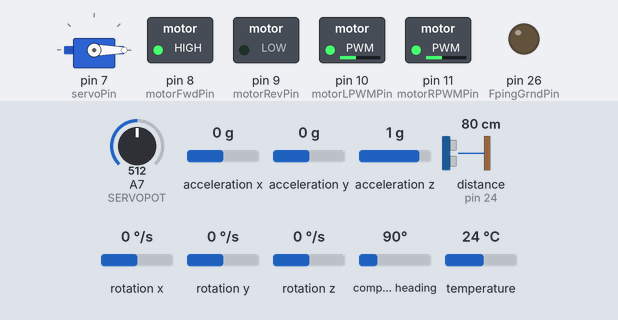
Bench run of a sketch on a simulated Arduino Mega 2560, built with avr-gcc and run on an emulated ATmega2560. Shown: servo, switched loads named in the sketch (green lamp = pin HIGH), output pins drawn as LEDs (lit = HIGH). Wiring (inferred from the names in the program): ultrasonic range finder: trigger pin 22; echo pin 24. The inputs (shaded band) are chosen by the test bench; at power-on: distance to the obstacle (sensor on pin 24) 80 cm, A7 (SERVOPOT) = 512, acceleration x 0 g, acceleration y 0 g, acceleration z 1 g, rotation x 0 °/s, rotation y 0 °/s, rotation z 0 °/s, compass heading 90°, temperature 24 °C. The echo pulse lasts 58.3 µs per cm; pins used as bus, display or sensor lines are not drawn; what the sketch prints to the serial monitor is not drawn.

Above: at 1.2 s.
1.3 s: distance to the obstacle (sensor on pin 24) set to 12 cm
2.8 s: distance to the obstacle (sensor on pin 24) set to 9 cm
At 3.4 s:
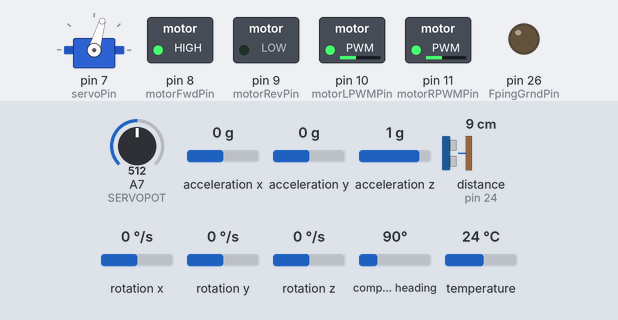
Timing chart, 0 to 5.8 s (numbered marks = the images above; inputs shaded):
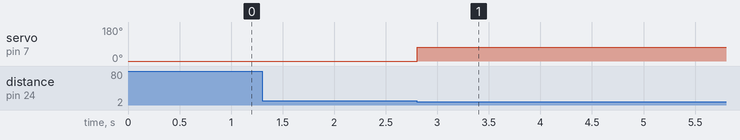

Measured:
- the behaviour switches between 11 and 10 cm on distance to the obstacle (sensor on pin 24) (found by bisection; images 0 and 1)
- after the input at 2.8 s, servo on pin 7 (servoPin): 0° → 74° at once

The sketch:

headingHold.ino
```cpp
#include <Adafruit_LSM9DS1.h>
#include <Servo.h>
#include <SPI.h>
#include <Adafruit_Sensor.h>

// motor pins
#define motorFwdPin 8 // HIGH for FWD; LOW for REV
#define motorRevPin 9 // LOW for FWD; HIGH for REV
#define motorLPWMPin 10 // Left Motor Speed Control
#define motorRPWMPin 11 // Right Motor Speed Control
byte motorLPWM=100;
byte motorRPWM=100;

// IMU
#define LSM9DS1_SCK 52  //BDK-mega
#define LSM9DS1_MISO 50 //BDK-mega
#define LSM9DS1_MOSI 51 //BDK-mega
#define LSM9DS1_XGCS 49 //BDK-mega
#define LSM9DS1_MCS 47 //BDK-mega
Adafruit_LSM9DS1 lsm = Adafruit_LSM9DS1(LSM9DS1_XGCS, LSM9DS1_MCS);

// ping sensor on the left
#define LpingTrigPin 23 // ping sensor trigger pin (output from Arduino)
#define LpingEchoPin 25 // ping sensor echo pin (input to Arduino)
#define LpingGrndPin 27 // ping sensor ground pin (use digital pin as ground)

// ping sensor on the right
#define RpingTrigPin 6 // ping sensor trigger pin (output from Arduino)
#define RpingEchoPin 5 // ping sensor echo pin (input to Arduino)

// front ping sensor
#define FpingTrigPin 22 // ping sensor trigger pin (output from Arduino)
#define FpingEchoPin 24 // ping sensor echo pin (input to Arduino)
#define FpingGrndPin 26 // ping sensor ground pin (use digital pin as ground)

// servo
Servo steeringServo;
#define servoPin 7 // pin for servo signal
#define SERVOPOT A7
#define SERVOSCALEUS 10
#define SERVOMAXUS 400
double servoAngleDeg;

// defining global variables and constants
double dt;
unsigned long microlast;
double const velWithPWM100 = 1.40 / 2.95; // car went 1.4 m in 2.95 seconds at PWM 100;
double KI = -0.3;
double KP = -4.5;
double currAngle = 0.0;
double rb;
double desiredAngle = 0.0;
double wheelTurnBias;

void setup() {
    Serial.begin(115200);
    // servo
    steeringServo.attach(servoPin);
    setServoAngle(servoAngleDeg);

    // front ping sensor
    pinMode(FpingGrndPin,OUTPUT); digitalWrite(FpingGrndPin,LOW);
    pinMode(FpingTrigPin,OUTPUT);
    pinMode(FpingEchoPin,INPUT);

    // motor
    spinMotors();

    // IMU
    lsm.begin();
    lsm.setupAccel(lsm.LSM9DS1_ACCELRANGE_2G);
    lsm.setupMag(lsm.LSM9DS1_MAGGAIN_4GAUSS);
    lsm.setupGyro(lsm.LSM9DS1_GYROSCALE_245DPS);
    rb = findRB();
}

void loop() {
  // center wheels
  double frontDist = getPingDistanceCM(1);
  if (frontDist < 10.0) {
        static double servoCenter_us = 1350.0;  // default value can be changed in SETUP
        servoCenter_us = 800.0 + analogRead(SERVOPOT);
        wheelTurnBias = constrain(servoCenter_us, servoCenter_us-SERVOMAXUS, servoCenter_us+SERVOMAXUS);
        steeringServo.writeMicroseconds(wheelTurnBias);
        currAngle = 0.0;
        Serial.println(rb);
        Serial.println(wheelTurnBias);
        return;
    }

    // testServo();
  // IMU setup
  lsm.read();
  sensors_event_t a, m, g, temp;
  lsm.getEvent(&a, &m, &g, &temp);

  dt = micros() - microlast;
  currAngle += -(g.gyro.z - rb) * dt * 0.000001; // get time in seconds
  microlast = micros();
  servoAngleDeg = constrain(KP * (currAngle - desiredAngle), -25, 25);
  setServoAngle(servoAngleDeg);
//  Serial.print("\tCurrAngle: \t"); Serial.println(currAngle);
//  Serial.print("\tservoAngleDeg: \t");Serial.println(servoAngleDeg);
}

void spinMotors() {
    pinMode(motorFwdPin,OUTPUT); digitalWrite(motorFwdPin,HIGH);
    pinMode(motorRevPin,OUTPUT); digitalWrite(motorRevPin,LOW);
    pinMode(motorLPWMPin,OUTPUT); analogWrite(motorLPWMPin,motorLPWM);
    pinMode(motorRPWMPin,OUTPUT); analogWrite(motorRPWMPin,motorRPWM);
}

void setServoAngle(double sDeg) {
    double ServoCenter_us = wheelTurnBias;
    double ServoScale_us = 10.0;    // micro-seconds per degree
    double t_us = constrain(ServoCenter_us + ServoScale_us * sDeg, ServoCenter_us-SERVOMAXUS, ServoCenter_us+SERVOMAXUS);
    steeringServo.writeMicroseconds(t_us);
}

void testServo() {
  setServoAngle(20);
  delay(1000);
  setServoAngle(10);
  delay(1000);
  setServoAngle(0);
  delay(1000);
  setServoAngle(-10);
  delay(1000);
  setServoAngle(-20);
  delay(1000);
}

// left ping sensor = 0
// front ping sensor = 1
// right ping sensor = 2
double getPingDistanceCM(int ping) {
  const long timeout_us = 3000;
  double pingDistanceCM;
  if (ping == 0) {
      digitalWrite(LpingTrigPin, LOW);
      delayMicroseconds(2);
      digitalWrite(LpingTrigPin, HIGH);
      delayMicroseconds(5);
      digitalWrite(LpingTrigPin, LOW);
      unsigned long echo_time;
      echo_time = pulseIn(LpingEchoPin, HIGH, timeout_us);
      if (echo_time == 0)
     {
        echo_time = timeout_us;
     }
     pingDistanceCM = constrain(0.017*echo_time,5.0,50.0);
  } else if (ping == 1) {
        digitalWrite(FpingTrigPin, LOW);
        delayMicroseconds(2);
        digitalWrite(FpingTrigPin, HIGH);
        delayMicroseconds(5);
        digitalWrite(FpingTrigPin, LOW);
        unsigned long echo_time;
        echo_time = pulseIn(FpingEchoPin, HIGH, timeout_us);
        if (echo_time == 0)
       {
          echo_time = timeout_us;
       }
       pingDistanceCM = constrain(0.017*echo_time,5.0,50.0);
   } else if (ping == 2) {
        digitalWrite(RpingTrigPin, LOW);
        delayMicroseconds(2);
        digitalWrite(RpingTrigPin, HIGH);
        delayMicroseconds(5);
        digitalWrite(RpingTrigPin, LOW);
        unsigned long echo_time;
        echo_time = pulseIn(RpingEchoPin, HIGH, timeout_us);
        if (echo_time == 0)
       {
          echo_time = timeout_us;
       }
       pingDistanceCM = constrain(0.017*echo_time,5.0,50.0);
   }
  return pingDistanceCM;
}

double findRB() {
    lsm.read();
    sensors_event_t a, m, g, temp;
    lsm.getEvent(&a, &m, &g, &temp);

    // find gyro bias
    double sum = 0.0;
    for (int i = 0; i < 10; i++) {
      sum += g.gyro.z;
    }
    rb = sum / 10.0;
}
```
